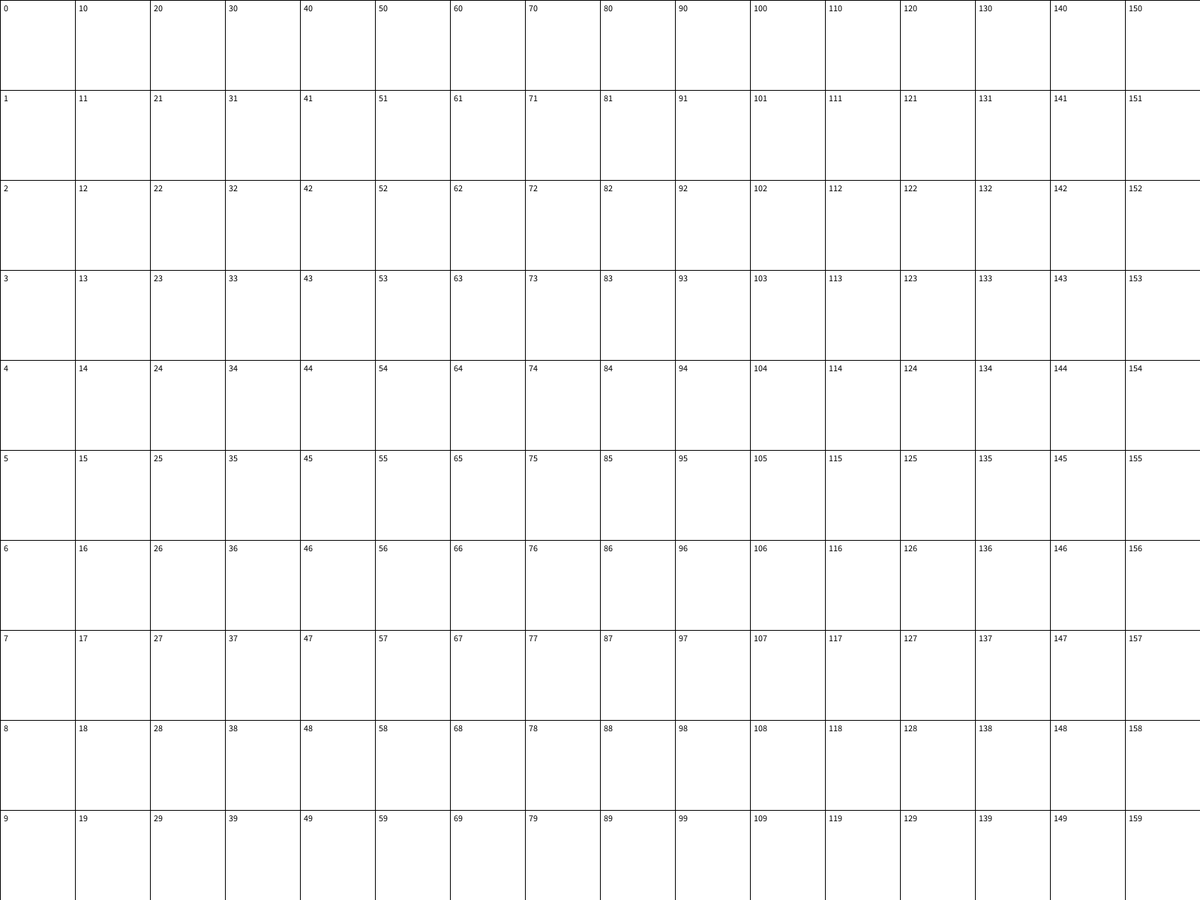
Frame 1 (no input)
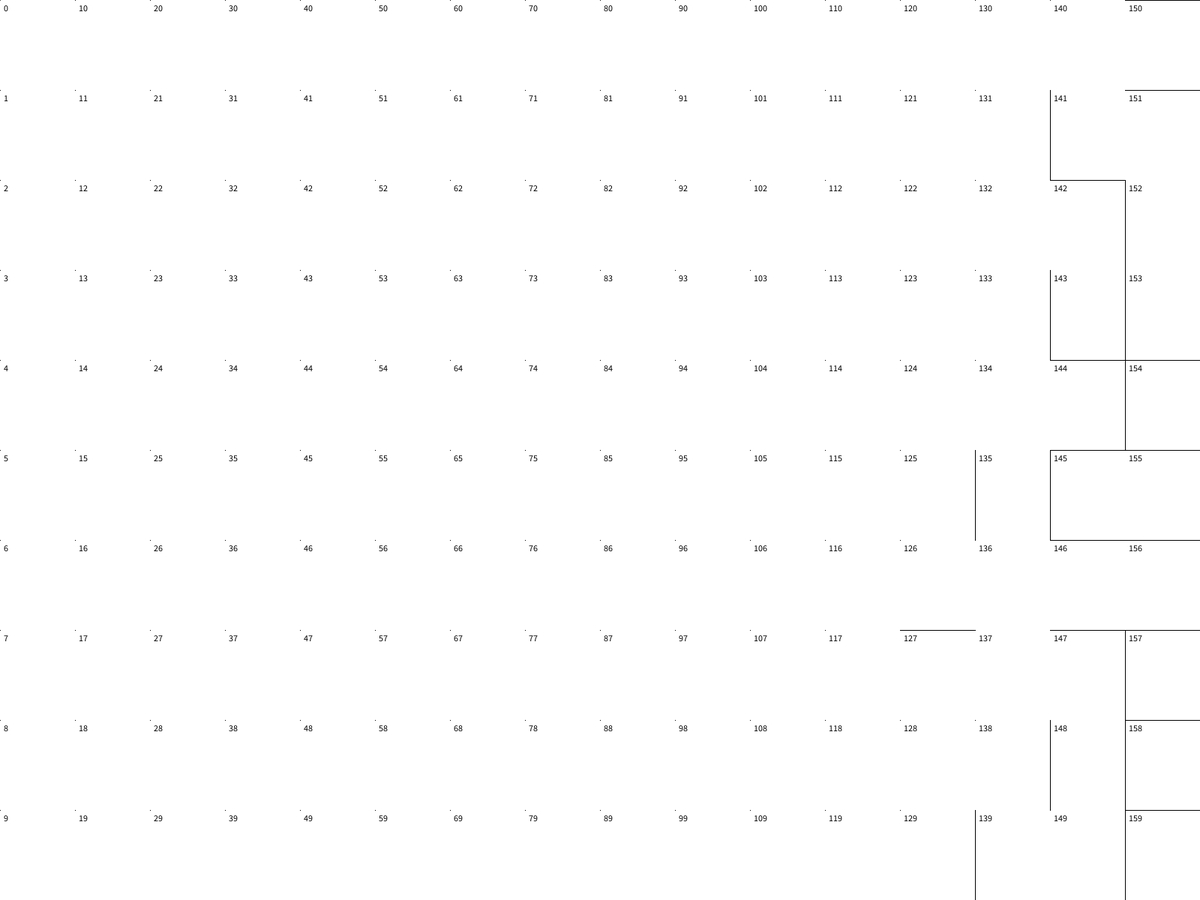
Frame 60 (the mouse pressed at the canvas centre just before this capture)
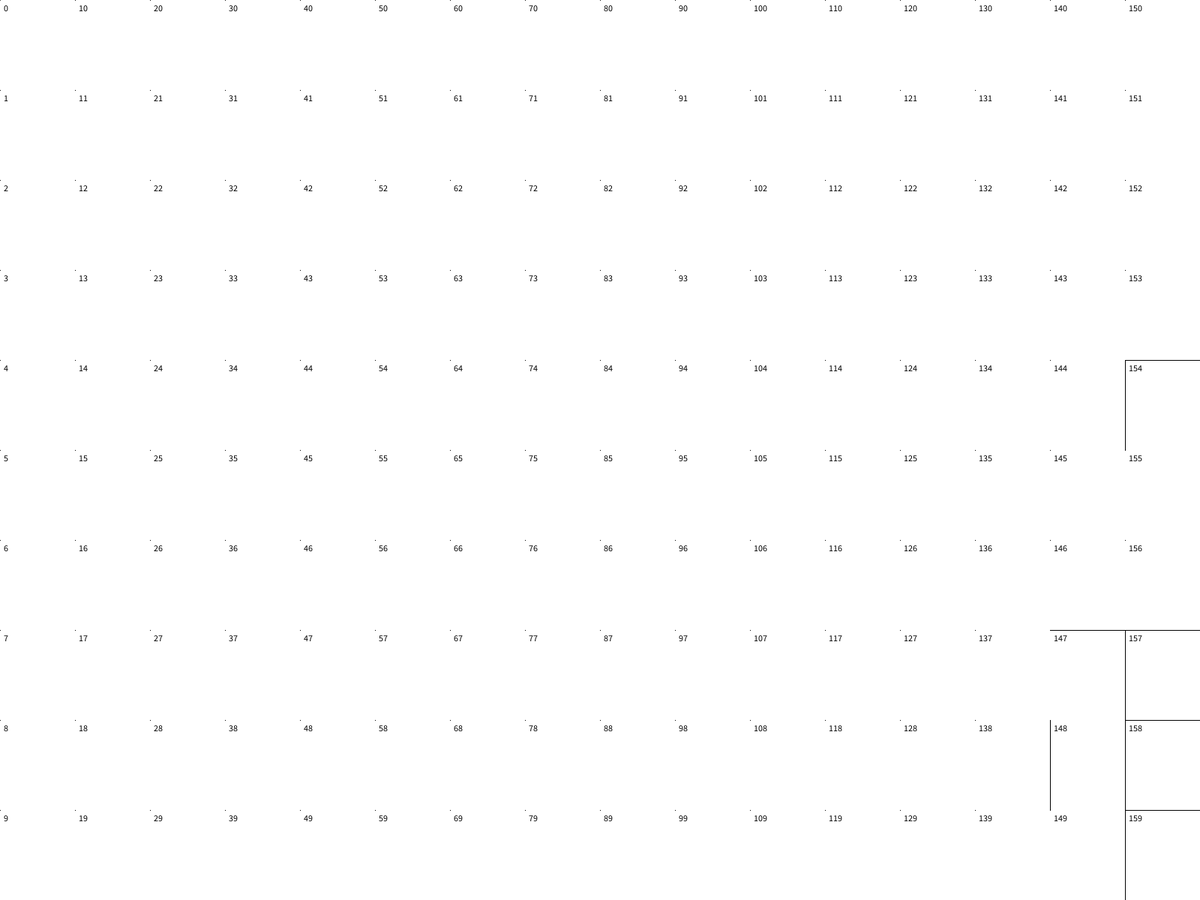
Frame 120 (the mouse held since frame 60 and released just before this capture)

The Processing sketch that drew these frames (run headless with seeded random() and noise(); from frame 60 on, the mouse is pressed at the canvas centre):

// Processing sketch: Maze_Attempt_2
// ── Maze_Attempt_2.pde
int gridWidth = 16;
int gridHeight = 10;
int gridArea = gridWidth * gridHeight;

int cellHeight;
int cellWidth;

ArrayList<Cell> c = new ArrayList<Cell>();

void setup()
{
 fullScreen(); 
 
 cellHeight = height/gridHeight;
 cellWidth = width/gridWidth;
 
 for(int i = 0; i < gridWidth; i++)
 {
  for(int j = 0; j < gridHeight; j++)
  {
    c.add(new Cell(width/gridWidth * i, height/gridHeight * j, cellWidth, cellHeight));
  }
 }
}

void draw()
{
  background(255);
  
  for(int i = 0; i < gridArea; i++)
  { 
    int j = (int) random(i);
    int chooser = (int) random(4);
    
    switch(chooser)
    {
     case 0:
     c.get(j).walls[0] = false;
     break;
     
     case 1:
     c.get(j).walls[1] = false;
     break;
     
     case 2:
     c.get(j).walls[2] = false;
     break;
     
     case 3:
     c.get(j).walls[3] = false;
     break;
     
     
    }
    
    c.get(i).display(i);
  }
  
  println(c.size());
}
// ── cell.pde
class Cell
{
  int x;
  int y;
  int Width;
  int Height;
  boolean[] walls = {true, true, true, true};
  boolean start;
  boolean end;
  
 Cell(int _x, int _y, int _Width, int _Height)
 {
  x = _x;
  y = _y;
  Width = _Width;
  Height = _Height;
 }
 
 void display(int identifier)
 {
  point(x, y);
  point(x + Width, y);
  point(x, y + Height);
  point(x + Width, y + Height);
  
  if(walls[0]) line(x, y, x + Width, y);
  if(walls[1]) line(x + Width, y, x + Width, y + Height);
  if(walls[2]) line(x , y + Height, x + Width, y + Height);
  if(walls[3]) line(x, y, x, y + Height);
  
  fill(0);
  text(identifier, x + 5, y + 15);
  
  if (end)
    {
      fill(0, 255, 0);
      noStroke();
      rect(x + Width/5, y + Height/2.75, Width/3, Height/4);
      triangle(x + Width/2, y + 4*Height/5, x + Width/2, y + Height/5, x + 4*Width/5, y + Height/2);  
    }

    if (start)
    {
      fill(255, 0, 0);
      noStroke();
      ellipse(x + Width/2, y + Height/2, Height/2, Height/2);
    }
 }
}
